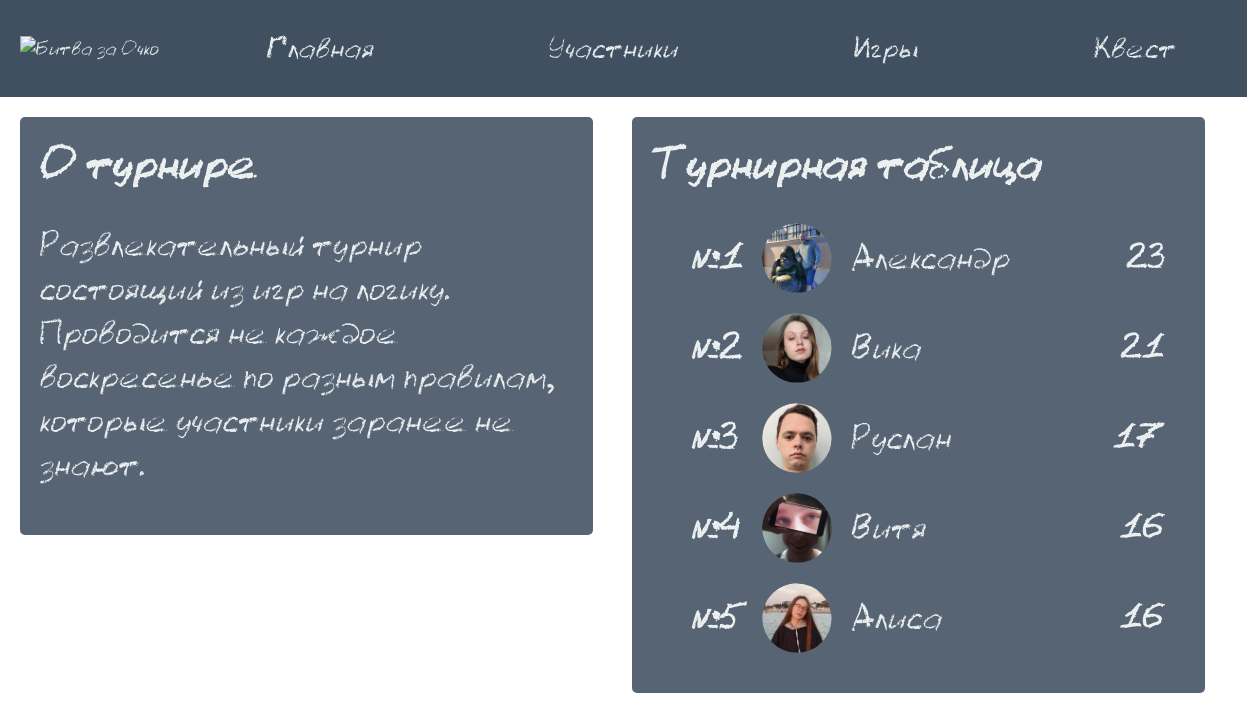
The page / on the database its author committed.
### battle/models.py (models this page shows, shortened)
class Menu(models.Model):
    name = models.CharField(max_length=255)
    slug = models.SlugField(max_length=255, unique=True)

class Members(models.Model):
    name = models.CharField(max_length=255, verbose_name='Имя')
    content = models.TextField(blank=True, verbose_name='Информация')
    discord = models.URLField(max_length=200, unique=True, verbose_name='Дискорд')
    telegram = models.URLField(max_length=200, blank=True, verbose_name='Тг')
    slug = models.SlugField(max_length=100, unique=True, verbose_name='Слаг')
    points = models.IntegerField(verbose_name='Очки')
    photo = models.ImageField(upload_to='photos/%Y/%m/%d',blank=True, null=True, verbose_name='Фото')
    wins = models.IntegerField(verbose_name='Победы')
    loses = models.IntegerField(verbose_name='Поражения')
    class Meta:
        verbose_name = 'Участники'
        verbose_name_plural = 'Участники'
        ordering = ['-points']

### battle/views.py (the view)
# urls.py: path('', views.index, name='home'), #http://127.0.0.1:8000
def index(request):
    menu = Menu.objects.all()
    members = Members.objects.all()
    data = {
        'menu': menu,
        'members': members
        }
    return render(request, 'index.html', context=data)

### battle/templates/index.html
{% extends 'base.html' %}
{% load static %}
{% block content %}
<main>
    <section class="about">
        <h2>О турнире</h2>
        <p>Развлекательный турнир состоящий из игр на логику. Проводится не каждое воскресенье по разным правилам, которые участники заранее не знают.</p>
    </section>
    <section class="leaderboard">
        <h2>Турнирная таблица</h2>
        <ul>
            {% for m in members %}
            <ol type="1">
            <li>
                <div class="rank">№{{ forloop.counter }}</div>
                <div class="participant">
                    <img src="{{ m.photo.url }}" alt="{{ m.name }}">
                    <span>{{ m.name }}</span>
                </div>
                <div class="points">{{m.points}}</div>
            </li>
            </ol>
            {% endfor %}
        </ul>
    </section>
</main>
</div>
{% endblock content %}

### templates/base.html (shortened to what this page needs)
<!DOCTYPE html>
{% load static %}
<html lang="ru">
<head>
    <link type="text/css" href="{% static 'battle/css/styles1.css' %}" rel="stylesheet" />
</head>
<body>
    <div class="container">
        {% block mainmenu %}
        <header>
            <div class="logo">
                <img src="{% static 'battle/images/logo111.png' %}" alt="Битва за Очко">
            </div>
            <nav>
                <ul>
                    <li><a href="{% url 'home' %}">Главная</a></li>
                    {% for m in menu %}
                    <li><a href="{% url m.slug %}">{{m.name}}</a></li>
                    {% endfor %}
                </ul>
            </nav>
        </header>
        {% endblock mainmenu %}
        {% block content %}
        {% endblock content %}
</body>
</html>

### static/battle/css/styles1.css (style rules this page uses)
body { font-family: 'CustomFont', sans-serif; background: url('../images/chalkboard.jpg') no-repeat center center; background-attachment: fixed; color: #ecf0f1; margin: 0; padding: 0; height: 100vh; display: fixed; flex-direction: column; justify-content: flex-start; align-items: center; }
.container { width: 95%; height: 90%; display: fixed; flex-direction: column; }
header { display: flex; align-items: center; padding: 20px; background: rgba(44, 62, 80, 0.9); width: 105%; }
.logo img { height: 50px; margin-right: 20px; }
nav { flex-grow: 1; }
nav ul { list-style: none; display: flex; justify-content: space-between; margin: 0; padding: 0; width: 100%; }
nav ul li { text-align: center; flex-grow: 1; }
nav a { color: #ecf0f1; text-decoration: none; font-size: 24px; display: block; padding: 10px 0; }
main { display: flex; justify-content: space-between; padding: 20px; width: 100%; flex-grow: 1; align-items: flex-start; }
.about, .leaderboard { background: rgba(44, 62, 80, 0.8); padding: 20px; border-radius: 5px; width: 45%; margin-bottom: 20px; }
.about { font-size: 28px; height: 90%; min-height: 100px; }
.leaderboard { font-size: 28px; }
.about h2, .leaderboard h2 { margin-top: 0; font-size: 36px; }
.leaderboard ul { list-style: none; margin: 0; padding: 0; }
.leaderboard li { display: flex; align-items: center; margin-bottom: 20px; }
.rank { width: 70px; font-size: 28px; font-weight: bold; }
.participant { display: flex; align-items: center; gap: 20px; flex-grow: 1; }
.participant img { width: 70px; height: 70px; border-radius: 50%; }
.points { font-size: 26px; font-weight: bold; margin-left: auto; margin-right: 20px; }

### rows shown on the page
Menu: name "Участники"
Menu: name "Игры"
Menu: name "Квест"
Members: photo (picture), name "Александр", points "23"
Members: photo (picture), name "Вика", points "21"
Members: photo (picture), name "Руслан", points "17"
Members: photo (picture), name "Витя", points "16"
Members: photo (picture), name "Алиса", points "16"
